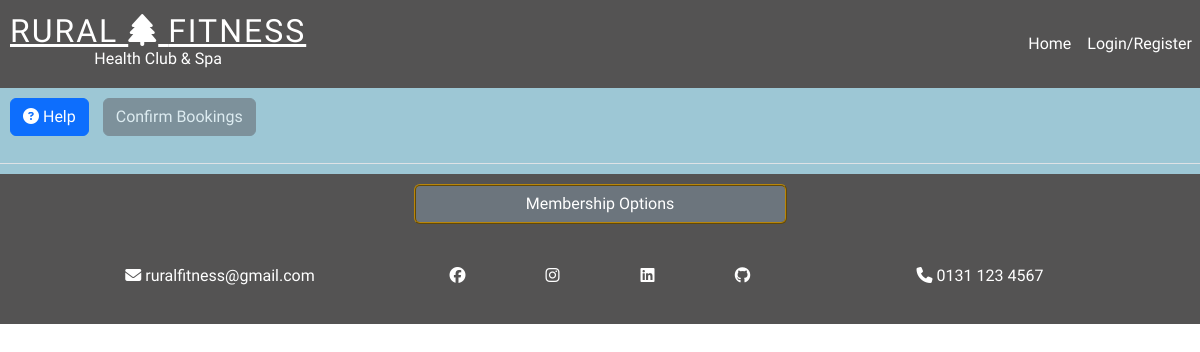
Page /timetable.html on the earlier database version.
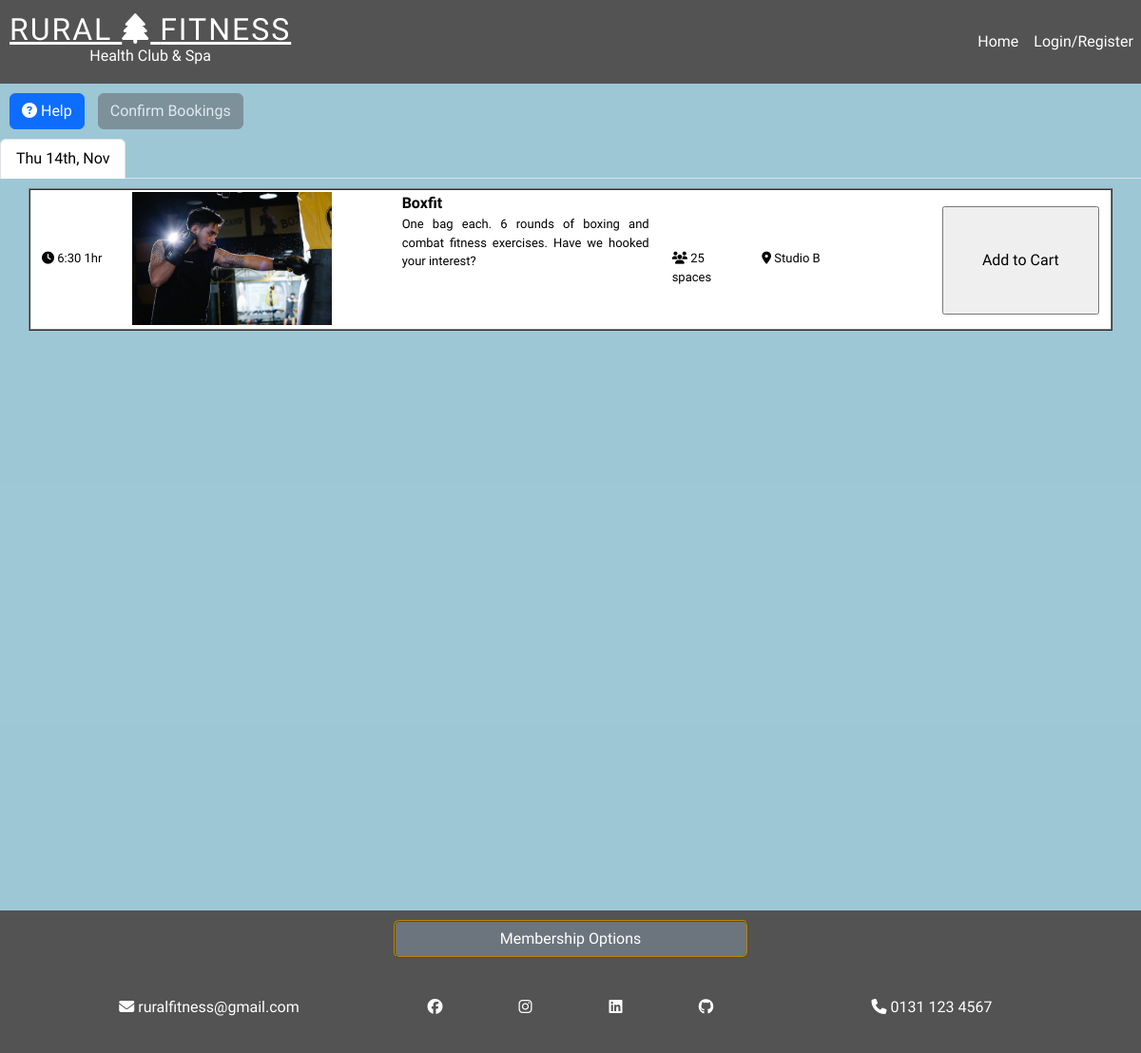
Same page on the later database version.
### classbooking_app/models.py (models this page shows, shortened)
class Session(models.Model):
    activity = models.ForeignKey(Activity, on_delete=models.CASCADE)
    date = models.DateField(default=date.today())
    time = models.TimeField(default=datetime.now())
    spaces = models.IntegerField(default=25)
    location = models.CharField(max_length=50, default='Studio A')
    running = models.BooleanField(default=True)

class Activity(models.Model):
    name = models.CharField(
        max_length=50,
        null=False,
        blank=False,
        default="test_class"
        )
    description = models.CharField(
        max_length=200,
        null=False,
        blank=False,
        default="test_description"
        )
    image = models.CharField(
        max_length=200,
        default="test_description"
        )
    capacity = models.IntegerField(
        null=False,
        blank=False,
        default=25
    )
    duration = models.CharField(
        max_length=5,
        null=False,
        blank=False,
        default="1hr"
    )

### classbooking_app/views.py (the view, shortened to what this page needs)
# urls.py: path('timetable.html', views.load_timetable, name='load_timetable'),
def load_timetable(request):
    user = request.user
    confirmed = ""
    cart = ""
    cancel_id = ""
    timtbl_feedback = ""
    today = date.today()
    tomorrow = date.today() + timedelta(days=1)
    next_week = (date.today() + timedelta(days=6))
    now = datetime.now()
    weeks_sessions = Session.objects.filter(date__range=[tomorrow, next_week]).order_by("date", "time")
    todays_sessions = Session.objects.filter(date=today, time__gte=now).order_by("date", "time")
    if len(todays_sessions) == 0:
        tab_range = [tomorrow, next_week]
        active_date = tomorrow
    else:
        tab_range = [today, next_week]
        active_date = today
    dates = Session.objects.filter(date__range=tab_range).values_list(
        'date', flat=True).distinct().order_by("date")
    existing_bookings = Booking.objects.filter(user=user)
    existing_bookings = Booking.objects.filter(user=user)
    context = {
        'todays_sessions': todays_sessions,
        'weeks_sessions': weeks_sessions,
        'todays_sessions': todays_sessions,
        'dates': dates,
        'existing_bookings': existing_bookings,
        'confirmed': confirmed,
        'cart': cart,
        'cancel_id': cancel_id,
        'today': today,
        'active_date': active_date,
        'timtbl_feedback': timtbl_feedback
        }
    return render(request, 'classbooking_app/timetable.html', context)

### classbooking_app/templates/classbooking_app/timetable.html (shortened to what this page needs)
<!DOCTYPE html>
<html lang="en">
<head>
    <link href="https://cdn.jsdelivr.net/npm/bootstrap@5.3.0-alpha1/dist/css/bootstrap.min.css" rel="stylesheet">
    <link rel="stylesheet" href="../../static/classbooking_app/css/style.css">
</head>
<body>
  <header>
    <nav class="navbar fixed-top navbar-expand-sm navbar-dark justify-content-between">
        <a class="navbar-brand" href="/">
          <div id="logo">
              <h2>RURAL <i class="fa-solid fa-tree"></i> FITNESS</h2>
              <p>Health Club & Spa</p>
          </div>
        </a>
        <div class="collapse navbar-collapse" id="navbarNav">
          <ul class="navbar-nav ml-auto">
            <li class="nav-item active">
              <a class="nav-link" href="/">Home <span class="sr-only">(current)</span></a>
            </li>
            {% if user.is_authenticated %}
            <li class="nav-item">
                <a class="nav-link" href="/timetable.html" id="timetable-link">Timetable</a>
            </li>
            <li class="nav-item">
              <a class="nav-link" href="/view_bookings.html">Members Area</a>
            </li>
            {% if user.is_superuser %}
            <li class="nav-item">
              <a class="nav-link" href="/admin.html">Admin</a>
            </li>
            {% endif %}
            <li class="nav-item">
              <a class="nav-link" href="{% url 'logout' %}">
                Logout
              </a>
                {% else %}
                <a class="nav-link" href="{% url 'login' %}">
                  Login/Register
                </a>
                {% endif %}
          </ul>
        </div>
      </nav>
    </header>
<div class="light-background">
<div id="timetable-instructions" class="beneath-header">
    <a id="help-btn" class="btn btn-primary" data-toggle="collapse" href="#timetable-help" role="button" aria-expanded="false" aria-controls="timetable-help">
      <i class="fa-solid fa-circle-question"></i> Help
    </a>
  <button type="button" class="btn btn-secondary" id="checkout-btn" data-toggle="modal" data-target="#timetable-modal" disabled>
    Confirm Bookings
    </button>
</div>
<nav>
  <div class="nav nav-tabs" id="nav-tab" role="tablist">
    {% for date in dates %}
    {% if date == active_date %}
    <a class="nav-item nav-link date-tabs active" id="nav-{{ date }}-tab" data-toggle="tab" href="#nav-{{ date }}" role="tab" aria-controls="nav-{{ date }}" aria-selected="true">{{ date |date:"D jS, M" }}</a>
    {% else %}
    <a class="nav-item nav-link date-tabs" id="nav-{{ date }}-tab" data-toggle="tab" href="#nav-{{ date }}" role="tab" aria-controls="nav-{{ date }}">{{ date |date:"D jS, M" }}</a>
    {% endif %}
    {% endfor %}
    <a class="nav-item nav-link" href="#">
  </a>
  </div>
</nav>
<form method="POST" id="timetable-form">
<div class="tab-content" id="timetable-tabContent">
{% for date in dates %}
{% if date == active_date %}
  <div class="tab-pane fade show active" id="nav-{{ date }}" role="tabpanel" aria-labelledby="nav-{{ date }}-tab">
{% else %}
<div class="tab-pane fade show" id="nav-{{ date }}" role="tabpanel" aria-labelledby="nav-{{ date }}-tab">
{% endif %}
  <div class="container height-class timetable-cont">
 {% for session in todays_sessions %}
 {% if session.date == date %}
 <div class="session row run-{{ session.running }}">
  <div class="col-12 col-sm-12 col-md-12 col-lg-1 icon-field xs-font"><i class="fa-solid fa-clock"></i> {{ session.time | time:"G:i" }} {{ session.activity.duration }}</div>
  <div class="col-6 col-sm-4 col-md-3 has-bg-img img-div">
    <img class="bg-img my-image" src="../../static/classbooking_app/images/{{ session.activity.image }}">
  </div>
  <div class="col-6 col-sm-6 col-md-3 col-lg-3"><strong>{{ session.activity.name }}</strong>
    <p class="description">{{ session.activity.description }}</p>
  </div>
  <div class="col-6 col-sm-2 col-md-1 col-lg-1 xs-font icon-field">
    {% if session.running == True %}
    <i class="fa-solid fa-users"></i>
    {{ session.spaces }} spaces
    {% else %}
    <div> Apologies, the gym has had to cancel this class. </div>
    {% endif %}
  </div>
  <div class="col-6 col-sm-6 col-md-2 col-lg-2 icon-field xs-font">
    {% if session.running == True %} <i class="fa-solid fa-location-dot"></i><span> {{ session.location }} </span>{% endif %}
  </div>
  <div class="col-6 offset-6 col-sm-4 col-md-3 col-lg-2 offset-md-0 offset-sm-2 ">
    {% if session.running == False %}
    <div></div>
    {% elif session.spaces > 0 %}
    <input class="add-to-cart run-{{ session.running }}-btn" type="button" id="{{ session.id }}" name="{{ session.id }}" value="Add to Cart">
    {% else %}
    <div> Class Currently Full </div>
    {% endif %}
  </div>
</div>
 {% endif %}
 {% endfor %}
</div>
 </div>
  {% endfor %}
  <footer class="dark-background">
    <div id="footer-btn-section">
      {% if user.is_authenticated %}
          <a href="/view_bookings.html">
            <button id="footer-btn" type="button" class="btn btn-secondary link-btn">
              Members Area
              </button>
          </a>
      {% else %}
          <a href="{% url 'signup' %}">
            <button id="footer-btn" type="button" class="btn btn-secondary link-btn">
              Membership Options
            </button>
          </a>
      {%endif %}
      </div>
    <div id="contact" class="container">
      <div id="footer-contact-links" class="row">
        <div class="col-12 col-sm-6 col-md-4 order-md-first"><i class="fa-solid fa-envelope"></i> ruralfitness@gmail.com</div>
        <div class="col-12 col-sm-6 col-md-4 order-md-last"><i class="fa-solid fa-phone"></i> 0131 123 4567</div>
        <div class="col-4 col-sm-3 col-md-1"><i class="fa-brands fa-facebook"></i></div>
        <div class="col-2 col-sm-3 col-md-1"><i class="fa-brands fa-instagram"></i></div>
        <div class="col-2 col-sm-3 col-md-1"><i class="fa-brands fa-linkedin"></i></div>
        <div class="col-4 col-sm-3 col-md-1"><i class="fa-brands fa-github"></i></div>
      </div>
    </div>
  </body>
</body>
</html>

### classbooking_app/static/classbooking_app/css/style.css (style rules this page uses)
body { font-family: 'Mallanna', sans-serif; }
.link-btn { margin:auto; width:100%; border-style: ridge; border-color: darkgoldenrod; border-width: 2px; }
.navbar { height:88px; background-color: rgb(84, 83, 83); }
.navbar ul { background-color: rgb(84, 83, 83); }
.dark-background { color:white; background-color: rgb(84, 83, 83); }
.light-background { color:black; background-color: rgba(156, 199, 213, 0.983); }
.session { font-family: 'Red Hat Text', sans-serif; }
#navbarNav a { color:white; }
.navbar-nav { margin-left:auto; }
#logo { color:white; text-align: center; font-family: 'Mallanna', sans-serif; font-weight: 500; padding-left:10px; padding-right:10px; line-height: 0.1; }
#logo h2 { letter-spacing: 2px; text-decoration-line: underline; }
#logo p { font-size: medium; }
.beneath-header { margin-top:88px; }
.session { background-color: white;; border-style: ridge; border-width: 2px; border-color:grey; padding-bottom: 2px; padding-top: 2px; text-align: justify; }
.description { font-size:small }
.icon-field { font-size:small; font-weight: 500; text-align: left; }
.my-image { width:100%; height:auto; }
#help-btn, #checkout-btn { margin: 10px; margin-right:0px; }
@media (min-width:576px) { .session { height:180px; font-size:small; } }
@media (min-width:768px) { .session { height:150px; } }
@media (min-width:768px) { .session input { height:80%; width:100%; } }
@media (min-width:992px) { .session { height:150px; font-size:medium } }
@media (min-width:992px) { .icon-field { margin-top: 60px; } }
@media (min-width:992px) { .session input { width:100%; margin-top: 15px; } }
@media (min-width:1200px) { .my-image { width:auto; height:140px; } }
#timetable-tabContent { margin-top: 10px; }
.height-class { height:700px; }
footer { font-size: small; min-height:150px; text-align: center; }
@media (min-width:700px) { footer { font-size:medium } }
#footer-btn-section { width:50%; margin:auto; padding: 10px; }
#footer-btn { font-size: medium; max-width:373px; }
#footer-contact-links { margin-top:30px; }
.timetable-cont { height:700px; margin-bottom:60px; overflow: scroll; }

Differences in the rows shown:
added Session: time "6:30", activity.duration "1hr", activity.image (picture), activity.name "Boxfit", activity.description "One bag each. 6 rounds of boxing and combat fitness exercises. Have we hooked your interest?", spaces "25", location "Studio B"
Other differences:
new list line: "Thu 14th, Nov"
